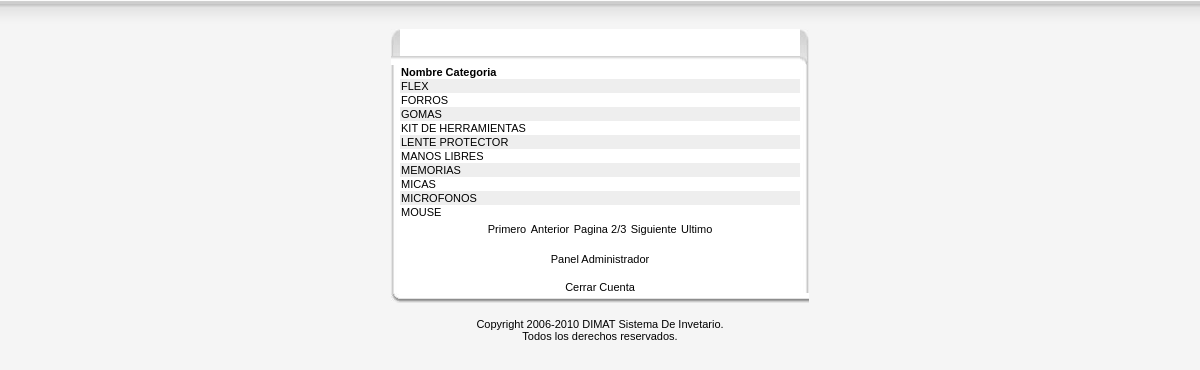
The app's page /?ir=link&url=list_cat.php&pag=2 (signed in) with its own data.
### tables this page shows
CREATE TABLE IF NOT EXISTS `categoria` (
  `ID_Categoria` int(10) unsigned NOT NULL AUTO_INCREMENT,
  `nombre` varchar(45) NOT NULL,
  PRIMARY KEY (`ID_Categoria`)
);

### list_cat.php (the view)
<table width="400" border="0" cellspacing="0">
<td class="normalTextFormElementBlanco"><b>Nombre Categoria</b></td>
<?php
 $RegistrosAMostrar=10;
 if(isset($_GET['pag'])){
  $RegistrosAEmpezar=($_GET['pag']-1)*$RegistrosAMostrar;
  $PagAct=$_GET['pag'];
 }else{
  $RegistrosAEmpezar=0;
  $PagAct=1;
 }
 $Resultado=mysql_query("SELECT nombre FROM categoria order by nombre LIMIT $RegistrosAEmpezar, $RegistrosAMostrar",$conexion);
 while($row=mysql_fetch_array($Resultado)){
?>
<tr
<?php if($colorfila==0){?>
class="normalTextFormElement"
    <?php $colorfila=1; }else{ ?>
class="normalTextFormElementBlanco"
<?php $colorfila=0; } ?>">
<td><?php echo $row[0]; ?></td>
		 <?php  }?>
</table>
<?php
 $NroRegistros=mysql_num_rows(mysql_query("SELECT nombre FROM categoria ",$conexion));
 $PagAnt=$PagAct-1;
 $PagSig=$PagAct+1;
 $PagUlt=$NroRegistros/$RegistrosAMostrar;
 $Res=$NroRegistros%$RegistrosAMostrar;
 if($Res>0) $PagUlt=floor($PagUlt)+1;
?>
<?php if($PagAct>1) {?>
 	<a href="?ir=link&url=list_cat.php&pag=1" class="textLinks_noUnderline">Primero</a>
	<a href="?ir=link&url=list_cat.php&pag=<?php echo $PagAnt ?>" class="textLinks_noUnderline">Anterior</a>
<?php }
 if($PagAct<$PagUlt) {?>
 	<span class="textLinks_noUnderline">Pagina <?php echo $PagAct ?>/<?php echo $PagUlt ?></span>
	 <a href="?ir=link&url=list_cat.php&pag=<?php echo $PagSig ?>" class="textLinks_noUnderline">Siguiente</a>
 <a href="?ir=link&url=list_cat.php&pag=<?php echo $PagUlt ?>" class="textLinks_noUnderline">Ultimo</a>
<?php } ?>

### css/stylesheet.css (style rules this page uses)
A:link { font-family: Verdana, Arial, Helvetica, sans-serif; color: black; }
body { font-family: Verdana, Arial, Helvetica, sans-serif; font-size: 10pt; }

### css/style.css (style rules this page uses)
.textLinks_noUnderline { font-family: Verdana, Arial, Helvetica, sans-serif; font-size: 11px; font-style: normal; font-weight: normal; color: #000000; text-decoration: none; }
.windowParameters { border: 0px; margin-top:0px; margin-left:0px; margin-right:0px; background-color:#F5F5F5; }
.normalTextFormElement { font-family: Verdana, Arial, Helvetica, sans-serif; font-size: 11px; color: #000000; background-color:#EEEEEE }
.normalTextFormElementBlanco { font-family: Verdana, Arial, Helvetica, sans-serif; font-size: 11px; color: #000000; background-color:#FFFFFF }

### records on screen
categoria: nombre "FLEX"
categoria: nombre "FORROS"
categoria: nombre "GOMAS"
categoria: nombre "KIT DE HERRAMIENTAS"
categoria: nombre "LENTE PROTECTOR"
categoria: nombre "MANOS LIBRES"
categoria: nombre "MEMORIAS"
categoria: nombre "MICAS"
categoria: nombre "MICROFONOS"
categoria: nombre "MOUSE"

### other values on screen
$PagAct "2"
$PagUlt "3"
